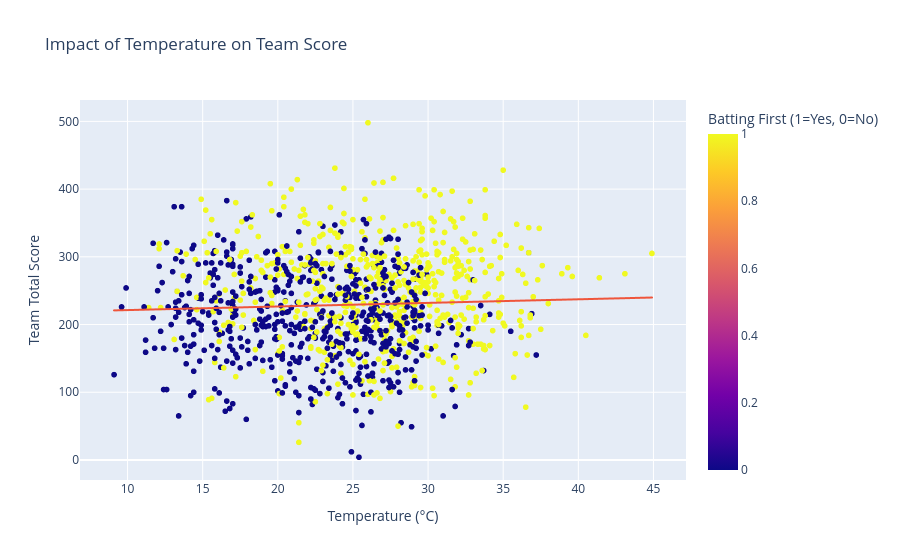

The notebook cell this image was saved under:
### Code cell
fig = px.scatter(
    df, 
    x="temperature_c", 
    y="team_total_score", 
    color="is_batting_first",
    hover_data=["date", "team_total_score", "overs_played", 'run_rate'],
    title="Impact of Temperature on Team Score",
    labels={"is_batting_first": "Batting First (1=Yes, 0=No)", "temperature_c": "Temperature (°C)", "team_total_score": "Team Total Score"},
    trendline="ols" # Adds a linear regression line automatically
)
fig.show()

### Figure 1 — Plotly figure (JSON) as saved in the notebook; plotly's stock layout.template omitted (floating-point values rounded to 4 significant figures; data arrays with more than 128 entries replaced by an {"elided": "..."} marker saying what was removed)
{"data": [{"customdata": {"elided": "1148x3 mixed values"}, "hovertemplate": "Temperature (°C)=%{x}<br>Team Total Score=%{y}<br>date=%{customdata[0]}<br>overs_played=%{customdata[1]}<br>run_rate=%{customdata[2]}<br>Batting First (1=Yes, 0=No)=%{marker.color}<extra></extra>", "legendgroup": "", "marker": {"color": {"elided": "1148 int values"}, "coloraxis": "coloraxis", "symbol": "circle"}, "mode": "markers", "name": "", "showlegend": false, "type": "scattergl", "x": {"elided": "1148 float values"}, "xaxis": "x", "y": {"elided": "1148 int values"}, "yaxis": "y"}, {"hovertemplate": "<b>OLS trendline</b><br>team_total_score = 0.531243 * temperature_c + 216.023<br>R<sup>2</sup>=0.001977<br><br>Temperature (°C)=%{x}<br>Team Total Score=%{y} <b>(trend)</b><extra></extra>", "legendgroup": "", "marker": {"symbol": "circle"}, "mode": "lines", "name": "", "showlegend": false, "type": "scattergl", "x": {"elided": "1148 float values"}, "xaxis": "x", "y": {"elided": "1148 float values"}, "yaxis": "y"}], "layout": {"coloraxis": {"colorbar": {"title": {"text": "Batting First (1=Yes, 0=No)"}}, "colorscale": [[0, "#0d0887"], [0.1111, "#46039f"], [0.2222, "#7201a8"], [0.3333, "#9c179e"], [0.4444, "#bd3786"], [0.5556, "#d8576b"], [0.6667, "#ed7953"], [0.7778, "#fb9f3a"], [0.8889, "#fdca26"], [1, "#f0f921"]]}, "legend": {"tracegroupgap": 0}, "title": {"text": "Impact of Temperature on Team Score"}, "xaxis": {"anchor": "y", "domain": [0, 1], "title": {"text": "Temperature (°C)"}}, "yaxis": {"anchor": "x", "domain": [0, 1], "title": {"text": "Team Total Score"}}}}
